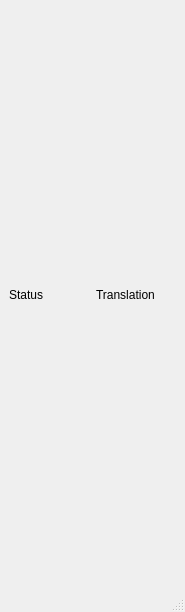
<?xml version="1.0" encoding="UTF-8"?>
<ui version="4.0">
 <class>lcnc_test_window</class>
 <widget class="QMainWindow" name="lcnc_test_window">
  <property name="geometry">
   <rect>
    <x>0</x>
    <y>0</y>
    <width>185</width>
    <height>612</height>
   </rect>
  </property>
  <property name="windowTitle">
   <string>Linuxcnc Test Window</string>
  </property>
  <widget class="QWidget" name="centralwidget">
   <layout class="QVBoxLayout" name="verticalLayout">
    <item>
     <layout class="QHBoxLayout" name="examplelayout">
      <item>
       <widget class="QLabel" name="HeaderStatus">
        <property name="text">
         <string>Status</string>
        </property>
       </widget>
      </item>
      <item>
       <widget class="QLabel" name="HeadeHumanReadable">
        <property name="text">
         <string>Translation</string>
        </property>
       </widget>
      </item>
     </layout>
    </item>
   </layout>
  </widget>
  <widget class="QMenuBar" name="menubar">
   <property name="geometry">
    <rect>
     <x>0</x>
     <y>0</y>
     <width>185</width>
     <height>26</height>
    </rect>
   </property>
  </widget>
  <widget class="QStatusBar" name="statusbar"/>
 </widget>
 <resources/>
 <connections/>
</ui>
